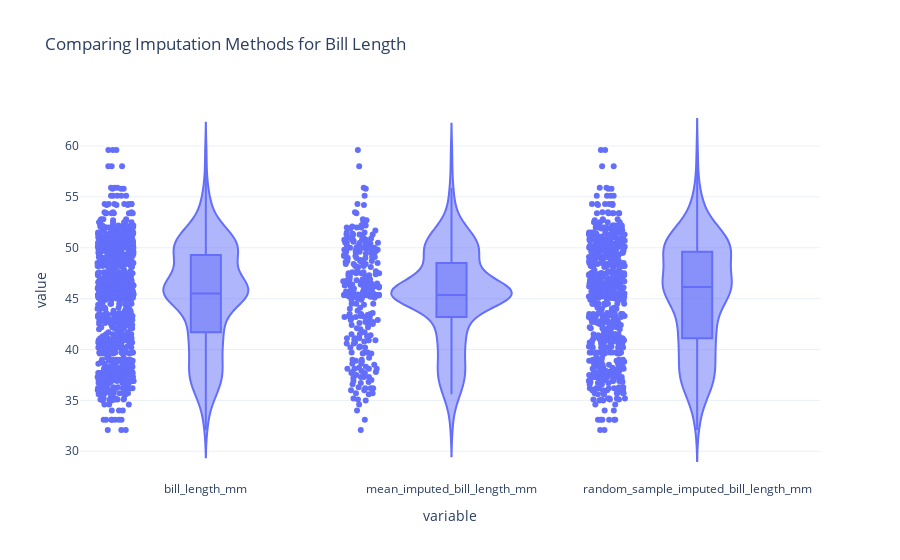

Notebook source saved alongside this figure:
### Markdown cell above
### Imputation Comparison

After imputing missing values, we can visualize the data to understand the impact of our imputation.

### Code cell
# Drop first 75 rows and fill with mean imputation (just for demonstration purposes).
copy_df = df.copy()
copy_df.loc[0:75, 'bill_length_mm'] = np.nan
mean_imputed_df = fill_float64_cols_with_mean(copy_df)

# Drop first 75 rows and fill with random imputation (just for demonstration purposes).
copy_df = df.copy()
copy_df.loc[0:75, 'bill_length_mm'] = np.nan
random_sample_imputed_df = fill_float64_cols_with_random_sample(copy_df)

# Combine the original and imputed dataframes for comparison.
mean_imputed_df["mean_imputed_bill_length_mm"] = mean_imputed_df["bill_length_mm"]
random_sample_imputed_df["random_sample_imputed_bill_length_mm"] = random_sample_imputed_df["bill_length_mm"]
imputed_df_combined = pd.concat([copy_df, mean_imputed_df, random_sample_imputed_df], axis=0)

# Plot the violin plot.
px.violin(imputed_df_combined, y=["bill_length_mm", "mean_imputed_bill_length_mm", "random_sample_imputed_bill_length_mm"], box=True, points="all", template = "plotly_white", title = "Comparing Imputation Methods for Bill Length")

### Figure 1 — Plotly figure (JSON) as saved in the notebook; plotly's stock layout.template omitted (floating-point values rounded to 4 significant figures; data arrays with more than 128 entries replaced by an {"elided": "..."} marker saying what was removed)
{"data": [{"alignmentgroup": "True", "box": {"visible": true}, "hovertemplate": "variable=%{x}<br>value=%{y}<extra></extra>", "legendgroup": "", "marker": {"color": "#636efa"}, "name": "", "offsetgroup": "", "orientation": "v", "points": "all", "scalegroup": "True", "showlegend": false, "type": "violin", "x": {"elided": "3096 str values"}, "x0": " ", "xaxis": "x", "y": {"elided": "3096 float values"}, "y0": " ", "yaxis": "y"}], "layout": {"legend": {"tracegroupgap": 0}, "title": {"text": "Comparing Imputation Methods for Bill Length"}, "violinmode": "group", "xaxis": {"anchor": "y", "domain": [0, 1], "title": {"text": "variable"}}, "yaxis": {"anchor": "x", "domain": [0, 1], "title": {"text": "value"}}}}
